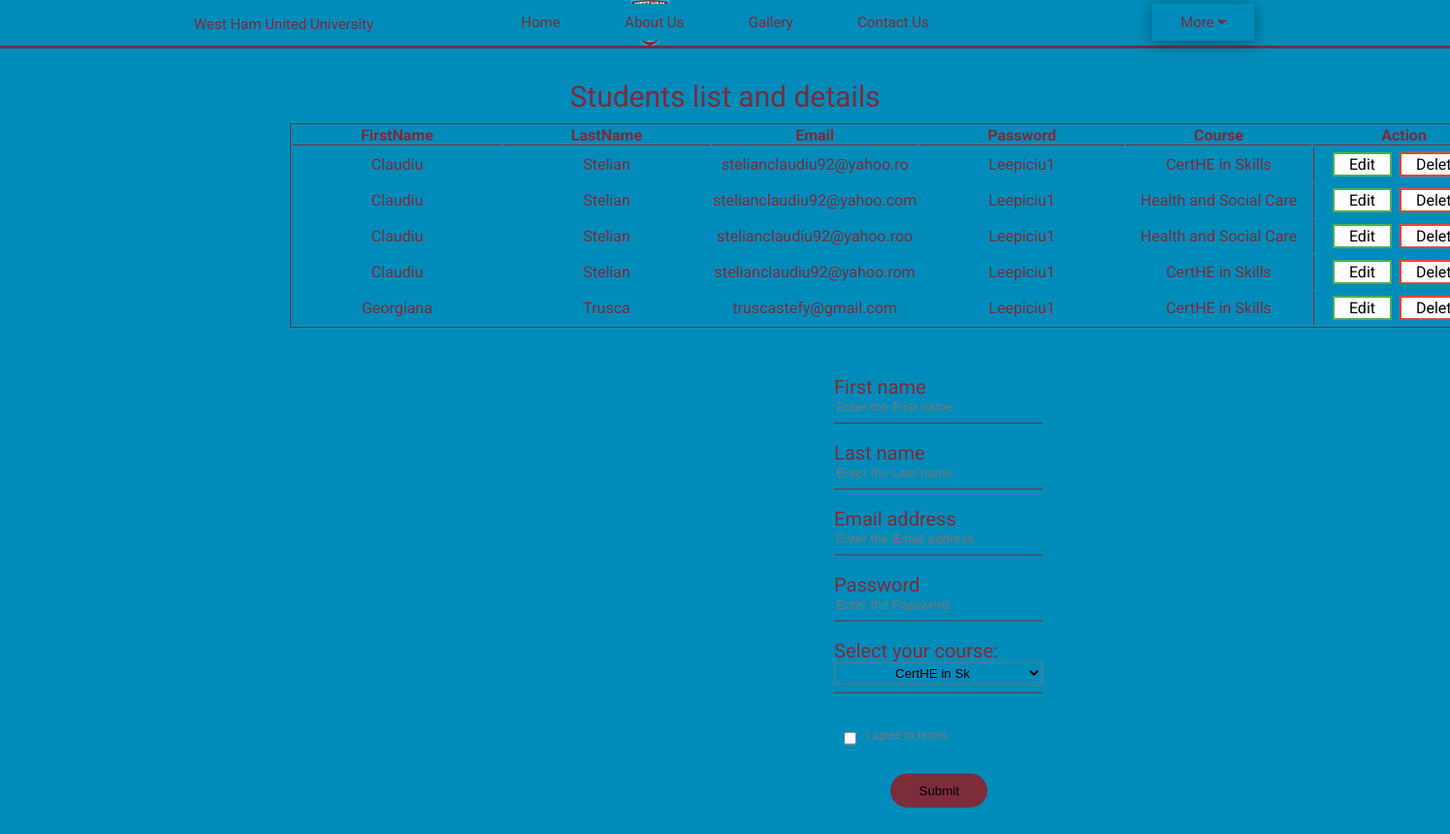
Screenshot of /Login.php with the database file from the repository.
### tables this page shows
CREATE TABLE `user` (
  `Email` varchar(30) NOT NULL,
  `FirstName` varchar(20) NOT NULL,
  `LastName` varchar(20) NOT NULL,
  `Password` varchar(20) NOT NULL,
  `course` varchar(30) NOT NULL,
  `id` int(40) NOT NULL,
  `user_type` varchar(30) NOT NULL
);

### process.php (called while the page is built, shortened)
<?php
$mysqli=new mysqli('localhost','root','','reg') or die (mysqli_error($mysqli));
$update= false;
$FirstName= '';
$LastName='';
$Email='';
$Password='';
$resultSet= $mysqli->query("SELECT DISTINCT course FROM courses");

### Login.php (the view, shortened to what this page needs)
<head>
<link rel="stylesheet" href="https://cdnjs.cloudflare.com/ajax/libs/font-awesome/4.7.0/css/font-awesome.min.css">
<link rel="stylesheet" href="style.css"/>
</head>
<body>
<div class="sticky">
<div class="bar_name"><link href="https://fonts.googleapis.com/css2?family=Roboto:wght@900&display=swap" rel="stylesheet">West Ham United University</div>
<div class="bar_menu">
<a href="Home.html"><button class="button shadow1 button2">Home</button></a>
<a href="About.html"><button class="button shadow1 button2">About Us</button></a>
<a href="Gallery.html"><button class="button shadow1 button2">Gallery</button></a>
<a href="Contact.html"><button class="button shadow1 button2">Contact Us</button><a>
</div>
<div class="dropdown login">
  <button class="button shadow button2">More   <i class="fa fa-caret-down"></i></button>
</div>
</div>
<a class="p1"><div class="title"><link href="https://fonts.googleapis.com/css2?family=Roboto:wght@900&display=swap" rel="stylesheet"> Students list and details
<?php require_once 'process.php';?>
<?php
	$mysqli=new mysqli('localhost','root','','reg') or die (mysqli_error($mysqli));
	$result= $mysqli-> query("SELECT * FROM user") or die ($mysqli->error);
?>
<div class="data-box1 ">
	<table class="databox">
		<thead>
		<tr>
			<th>FirstName</th>
			<th>LastName</th>
			<th>Email</th>
			<th>Password</th>
			<th>Course</th>
			<th class="inline" colspan="2">Action</th>
		</tr>
		</thead>
		<?php
			while ($row = $result->fetch_assoc()):?>
				<tr>
					<td><?php echo $row['FirstName'];?></td>
					<td><?php echo $row['LastName'];?></td>
					<td><?php echo $row['Email'];?></td>
					<td><?php echo $row['Password'];?></td>
					<td><?php echo $row['course'];?></td>
					<td class="databox3">
							<a href="Login.php?edit=<?php echo $row['id'];?>"
							class="buttonn buttonedit">Edit</a>
							<a onclick="validation()" href="process.php?delete=<?php echo$row['id'];?>"
							class="buttonn buttondelete">Delete</a>
					</td>
				</tr>
		<?php endwhile;?>
	</table>
</div>
<div action="process.php" >
<form  class="data-box" method="POST">
<div class="textbox">
	<label>First name</label>
	<input type="text" name="FirstName" class="form-control" value="<?php echo $FirstName?>" placeholder="Enter the First name"required>
</div>
<div class="textbox">
	<label>Last name</label>
	<input type="text" name="LastName" class="form-cotrol" value="<?php echo $LastName?>" placeholder="Enter the Last name"required>
</div>
<div class="textbox">
	<label>Email address</label>
	<input type="email" name="Email" class="form-control" value="<?php echo $Email?>" placeholder="Enter the Email address"required>
</div>
<div class="textbox">
	<label>Password</label>
	<input type="Password" name="Password"	class="form-control" value="<?php echo $Password?>" placeholder="Enter the Password"required>
</div>
<div class="textbox">
	<label>Select your course: </label>
	<select class="selecttab" name="course">
	<?php
                        while($rows=$resultSet->fetch_assoc()){
                          $course=$rows['course'];
                          echo "<option value='$course'>$course</option>";
                        }
                        ?>
	</select></br>
</div>
<input type="CHECKBOX" name="Agree"  class="check-box"required><span>I agree to terms</span>
<div>
	<?php
		if ($update== true):
	?>
		<button type="SUBMIT" name="Update"  class="submit-btn">Update</button>
	<?php else: ?>
		<button type="SUBMIT" name="Submit" id="submit" value="Submit" class="submit-btn">Submit</button>
	<?php endif; ?>
</div>
</form>
</div>
</body>

### style.css (style rules this page uses)
.button { border: none; color: rgb(124, 44, 59); padding: 10px 29px; text-align: center; text-decoration: none; display: inline-block; font-size: 15px; margin: 4px 2px; cursor: pointer; font-family: 'Roboto', sans-serif; }
.shadow { box-shadow: 0px 1px 16px 0 rgba(0,0,0,0.2), 0 6px 20px 0 rgba(0,0,0,0.19); }
div.sticky { position: -webkit-sticky; position: sticky; top: 0; }
div.bar_name { position: absolute; top: 16px; left: 200px; font-size: 15px; font-family: 'Roboto', sans-serif; color: rgb(124, 44, 59); }
div.login { position: absolute; top:0px; right: 200px; font-size: 18px; }
div.bar_menu { text-align:center; background-color: #008CBA; margin:0px 0px; margin-top:0px; height:50px; background-image:url("Pictures/logo.png"); background-repeat:no-repeat; background-size:40px 50px; background-position:650px; border-bottom-style:solid; border-bottom-color: rgb(124, 44, 59); }
body { background-color:#008CBA; background-size:cover; background-repeat: no-repeat; }
body { font-family: Arial; margin: 0; }
* { box-sizing: border-box; }
.title { font-size: 30px; font-family: 'Roboto', sans-serif; color: rgb(124, 44, 59); text-align:center; }
.p1 { display: block; margin-top: 2em; margin-bottom: 4em; }
.submit-btn { width:100px; padding:10px 30px; cursor:pointer; display:block; margin:auto; background:linear-gradient(to right, rgb(124, 44, 59), rgb(124, 44, 59)); border:0; outline:none; border-radius:30px; }
.check-box { margin:30px 10px 30px ; }
span { color:#777; font-size:12px; bottom:68px; position:absolute; }
.button2 { background-color: #008CBA; }
.dropdown { position: relative; display: inline-block; }
.dropdown-content a { color:rgb(124, 44, 59); padding: 12px 16px; text-decoration: none; display: block; font-family: 'Roboto', sans-serif; }
.data-box { width:215px; transform: translate(400%,5%); color: rgb(124, 44, 59); font-family: 'Roboto', sans-serif; text-align:left; }
.textbox { overflow: hidden; font-size:20px; padding:8px 0; margin:8px 0; border-bottom: 1px solid rgb(124, 44, 59); margin-bottom:10px; }
.textbox input { border:none; outline:none; background: none; }
.data-box1 { width:200px; padding:10px 20%; color: rgb(124, 44, 59); font-family: 'Roboto', sans-serif; text-align:left; }
.databox { width:200px; padding:0px 35%; color: rgb(124, 44, 59); font-family: 'Roboto', sans-serif; text-align:center; border: 1px solid rgb(124, 44, 59); }
.databox th { border-bottom: 1px solid rgb(124, 44, 59); padding:0px 70px ; }
.databox3 { border-left: 1px solid rgb(124, 44, 59); }
.selecttab { background:none; padding:2px 58px; width: 215px; }
.buttonn { background-color: #4CAF50; border: none; color: white; padding: 1px 15px; text-align: center; text-decoration: none; display: inline-block; font-size: 16px; margin: 4px 2px; transition-duration: 0.4s; cursor: pointer; }
.buttonedit { background-color: white; color: black; border: 2px solid #4CAF50; }
.buttondelete { background-color: white; color: black; border: 2px solid #f44336; }
.inline { padding:0px 57px; }

### rows the page displays
user: FirstName "Claudiu", LastName "Stelian", Email "stelianclaudiu92@yahoo.ro", Password "Leepiciu1", course "CertHE in Skills"
user: FirstName "Claudiu", LastName "Stelian", Email "stelianclaudiu92@yahoo.com", Password "Leepiciu1", course "Health and Social Care"
user: FirstName "Claudiu", LastName "Stelian", Email "stelianclaudiu92@yahoo.roo", Password "Leepiciu1", course "Health and Social Care"
user: FirstName "Claudiu", LastName "Stelian", Email "stelianclaudiu92@yahoo.rom", Password "Leepiciu1", course "CertHE in Skills"
user: FirstName "Georgiana", LastName "Trusca", Email "truscastefy@gmail.com", Password "Leepiciu1", course "CertHE in Skills"

### other values shown
form field course "CertHE in Skills"
